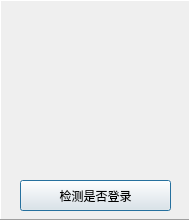
<?xml version="1.0" encoding="UTF-8"?>
<ui version="4.0">
 <class>Dialog</class>
 <widget class="QDialog" name="Dialog">
  <property name="enabled">
   <bool>true</bool>
  </property>
  <property name="geometry">
   <rect>
    <x>0</x>
    <y>0</y>
    <width>189</width>
    <height>220</height>
   </rect>
  </property>
  <property name="minimumSize">
   <size>
    <width>189</width>
    <height>220</height>
   </size>
  </property>
  <property name="maximumSize">
   <size>
    <width>189</width>
    <height>220</height>
   </size>
  </property>
  <property name="windowTitle">
   <string>请扫二维码</string>
  </property>
  <widget class="QLabel" name="QRLabel">
   <property name="geometry">
    <rect>
     <x>0</x>
     <y>0</y>
     <width>191</width>
     <height>181</height>
    </rect>
   </property>
   <property name="styleSheet">
    <string notr="true">image: url(:/QRcode/qr/show.png);</string>
   </property>
   <property name="text">
    <string/>
   </property>
  </widget>
  <widget class="Line" name="line">
   <property name="geometry">
    <rect>
     <x>-10</x>
     <y>0</y>
     <width>20</width>
     <height>221</height>
    </rect>
   </property>
   <property name="orientation">
    <enum>Qt::Vertical</enum>
   </property>
  </widget>
  <widget class="Line" name="line_2">
   <property name="geometry">
    <rect>
     <x>180</x>
     <y>0</y>
     <width>20</width>
     <height>221</height>
    </rect>
   </property>
   <property name="orientation">
    <enum>Qt::Vertical</enum>
   </property>
  </widget>
  <widget class="Line" name="line_3">
   <property name="geometry">
    <rect>
     <x>0</x>
     <y>-10</y>
     <width>191</width>
     <height>20</height>
    </rect>
   </property>
   <property name="orientation">
    <enum>Qt::Horizontal</enum>
   </property>
  </widget>
  <widget class="Line" name="line_4">
   <property name="geometry">
    <rect>
     <x>0</x>
     <y>210</y>
     <width>191</width>
     <height>20</height>
    </rect>
   </property>
   <property name="orientation">
    <enum>Qt::Horizontal</enum>
   </property>
  </widget>
  <widget class="QPushButton" name="scanBtn">
   <property name="geometry">
    <rect>
     <x>20</x>
     <y>180</y>
     <width>151</width>
     <height>31</height>
    </rect>
   </property>
   <property name="text">
    <string>检测是否登录</string>
   </property>
  </widget>
 </widget>
 <resources>
  <include location="QR.qrc"/>
 </resources>
 <connections/>
</ui>
